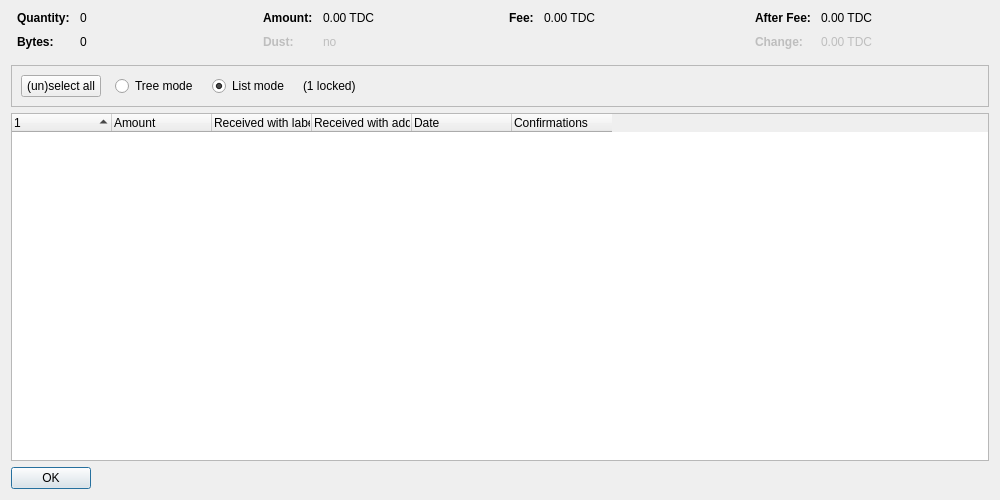
<?xml version="1.0" encoding="UTF-8"?>
<ui version="4.0">
 <class>CoinControlDialog</class>
 <widget class="QDialog" name="CoinControlDialog">
  <property name="geometry">
   <rect>
    <x>0</x>
    <y>0</y>
    <width>1000</width>
    <height>500</height>
   </rect>
  </property>
  <property name="windowTitle">
   <string>Coin Selection</string>
  </property>
  <layout class="QVBoxLayout" name="verticalLayout">
   <item>
    <layout class="QHBoxLayout" name="horizontalLayoutTop" stretch="0,0,0,0">
     <property name="topMargin">
      <number>0</number>
     </property>
     <property name="bottomMargin">
      <number>10</number>
     </property>
     <item>
      <layout class="QFormLayout" name="formLayoutCoinControl1">
       <property name="horizontalSpacing">
        <number>10</number>
       </property>
       <property name="verticalSpacing">
        <number>10</number>
       </property>
       <property name="leftMargin">
        <number>6</number>
       </property>
       <property name="rightMargin">
        <number>6</number>
       </property>
       <item row="0" column="0">
        <widget class="QLabel" name="labelCoinControlQuantityText">
         <property name="font">
          <font>
           <weight>75</weight>
           <bold>true</bold>
          </font>
         </property>
         <property name="text">
          <string>Quantity:</string>
         </property>
        </widget>
       </item>
       <item row="0" column="1">
        <widget class="QLabel" name="labelCoinControlQuantity">
         <property name="cursor">
          <cursorShape>IBeamCursor</cursorShape>
         </property>
         <property name="contextMenuPolicy">
          <enum>Qt::ActionsContextMenu</enum>
         </property>
         <property name="text">
          <string notr="true">0</string>
         </property>
         <property name="textInteractionFlags">
          <set>Qt::LinksAccessibleByMouse|Qt::TextSelectableByKeyboard|Qt::TextSelectableByMouse</set>
         </property>
        </widget>
       </item>
       <item row="1" column="0">
        <widget class="QLabel" name="labelCoinControlBytesText">
         <property name="font">
          <font>
           <weight>75</weight>
           <bold>true</bold>
          </font>
         </property>
         <property name="text">
          <string>Bytes:</string>
         </property>
        </widget>
       </item>
       <item row="1" column="1">
        <widget class="QLabel" name="labelCoinControlBytes">
         <property name="cursor">
          <cursorShape>IBeamCursor</cursorShape>
         </property>
         <property name="contextMenuPolicy">
          <enum>Qt::ActionsContextMenu</enum>
         </property>
         <property name="text">
          <string notr="true">0</string>
         </property>
         <property name="textInteractionFlags">
          <set>Qt::LinksAccessibleByMouse|Qt::TextSelectableByKeyboard|Qt::TextSelectableByMouse</set>
         </property>
        </widget>
       </item>
      </layout>
     </item>
     <item>
      <layout class="QFormLayout" name="formLayoutCoinControl2">
       <property name="horizontalSpacing">
        <number>10</number>
       </property>
       <property name="verticalSpacing">
        <number>10</number>
       </property>
       <property name="leftMargin">
        <number>6</number>
       </property>
       <property name="rightMargin">
        <number>6</number>
       </property>
       <item row="0" column="0">
        <widget class="QLabel" name="labelCoinControlAmountText">
         <property name="font">
          <font>
           <weight>75</weight>
           <bold>true</bold>
          </font>
         </property>
         <property name="text">
          <string>Amount:</string>
         </property>
        </widget>
       </item>
       <item row="0" column="1">
        <widget class="QLabel" name="labelCoinControlAmount">
         <property name="cursor">
          <cursorShape>IBeamCursor</cursorShape>
         </property>
         <property name="contextMenuPolicy">
          <enum>Qt::ActionsContextMenu</enum>
         </property>
         <property name="text">
          <string notr="true">0.00 TDC</string>
         </property>
         <property name="textInteractionFlags">
          <set>Qt::LinksAccessibleByMouse|Qt::TextSelectableByKeyboard|Qt::TextSelectableByMouse</set>
         </property>
        </widget>
       </item>
       <item row="1" column="0">
        <widget class="QLabel" name="labelCoinControlLowOutputText">
         <property name="enabled">
          <bool>false</bool>
         </property>
         <property name="font">
          <font>
           <weight>75</weight>
           <bold>true</bold>
          </font>
         </property>
         <property name="text">
          <string>Dust:</string>
         </property>
        </widget>
       </item>
       <item row="1" column="1">
        <widget class="QLabel" name="labelCoinControlLowOutput">
         <property name="enabled">
          <bool>false</bool>
         </property>
         <property name="cursor">
          <cursorShape>IBeamCursor</cursorShape>
         </property>
         <property name="contextMenuPolicy">
          <enum>Qt::ActionsContextMenu</enum>
         </property>
         <property name="text">
          <string notr="true">no</string>
         </property>
         <property name="textInteractionFlags">
          <set>Qt::LinksAccessibleByMouse|Qt::TextSelectableByKeyboard|Qt::TextSelectableByMouse</set>
         </property>
        </widget>
       </item>
      </layout>
     </item>
     <item>
      <layout class="QFormLayout" name="formLayoutCoinControl3">
       <property name="horizontalSpacing">
        <number>10</number>
       </property>
       <property name="verticalSpacing">
        <number>10</number>
       </property>
       <property name="leftMargin">
        <number>6</number>
       </property>
       <property name="rightMargin">
        <number>6</number>
       </property>
       <item row="0" column="0">
        <widget class="QLabel" name="labelCoinControlFeeText">
         <property name="font">
          <font>
           <weight>75</weight>
           <bold>true</bold>
          </font>
         </property>
         <property name="text">
          <string>Fee:</string>
         </property>
        </widget>
       </item>
       <item row="0" column="1">
        <widget class="QLabel" name="labelCoinControlFee">
         <property name="cursor">
          <cursorShape>IBeamCursor</cursorShape>
         </property>
         <property name="contextMenuPolicy">
          <enum>Qt::ActionsContextMenu</enum>
         </property>
         <property name="text">
          <string notr="true">0.00 TDC</string>
         </property>
         <property name="textInteractionFlags">
          <set>Qt::LinksAccessibleByMouse|Qt::TextSelectableByKeyboard|Qt::TextSelectableByMouse</set>
         </property>
        </widget>
       </item>
      </layout>
     </item>
     <item>
      <layout class="QFormLayout" name="formLayoutCoinControl4">
       <property name="horizontalSpacing">
        <number>10</number>
       </property>
       <property name="verticalSpacing">
        <number>10</number>
       </property>
       <property name="leftMargin">
        <number>6</number>
       </property>
       <property name="rightMargin">
        <number>6</number>
       </property>
       <item row="0" column="0">
        <widget class="QLabel" name="labelCoinControlAfterFeeText">
         <property name="font">
          <font>
           <weight>75</weight>
           <bold>true</bold>
          </font>
         </property>
         <property name="text">
          <string>After Fee:</string>
         </property>
        </widget>
       </item>
       <item row="0" column="1">
        <widget class="QLabel" name="labelCoinControlAfterFee">
         <property name="cursor">
          <cursorShape>IBeamCursor</cursorShape>
         </property>
         <property name="contextMenuPolicy">
          <enum>Qt::ActionsContextMenu</enum>
         </property>
         <property name="text">
          <string notr="true">0.00 TDC</string>
         </property>
         <property name="textInteractionFlags">
          <set>Qt::LinksAccessibleByMouse|Qt::TextSelectableByKeyboard|Qt::TextSelectableByMouse</set>
         </property>
        </widget>
       </item>
       <item row="1" column="0">
        <widget class="QLabel" name="labelCoinControlChangeText">
         <property name="enabled">
          <bool>false</bool>
         </property>
         <property name="font">
          <font>
           <weight>75</weight>
           <bold>true</bold>
          </font>
         </property>
         <property name="text">
          <string>Change:</string>
         </property>
        </widget>
       </item>
       <item row="1" column="1">
        <widget class="QLabel" name="labelCoinControlChange">
         <property name="enabled">
          <bool>false</bool>
         </property>
         <property name="cursor">
          <cursorShape>IBeamCursor</cursorShape>
         </property>
         <property name="contextMenuPolicy">
          <enum>Qt::ActionsContextMenu</enum>
         </property>
         <property name="text">
          <string notr="true">0.00 TDC</string>
         </property>
         <property name="textInteractionFlags">
          <set>Qt::LinksAccessibleByMouse|Qt::TextSelectableByKeyboard|Qt::TextSelectableByMouse</set>
         </property>
        </widget>
       </item>
      </layout>
     </item>
    </layout>
   </item>
   <item>
    <widget class="QFrame" name="frame">
     <property name="minimumSize">
      <size>
       <width>0</width>
       <height>40</height>
      </size>
     </property>
     <property name="frameShape">
      <enum>QFrame::StyledPanel</enum>
     </property>
     <property name="frameShadow">
      <enum>QFrame::Sunken</enum>
     </property>
     <layout class="QHBoxLayout" name="horizontalLayout">
      <item>
       <layout class="QHBoxLayout" name="horizontalLayoutPanel" stretch="0,0,0,0,0">
        <property name="spacing">
         <number>14</number>
        </property>
        <item>
         <widget class="QPushButton" name="pushButtonSelectAll">
          <property name="sizePolicy">
           <sizepolicy hsizetype="Maximum" vsizetype="Fixed">
            <horstretch>0</horstretch>
            <verstretch>0</verstretch>
           </sizepolicy>
          </property>
          <property name="text">
           <string>(un)select all</string>
          </property>
          <property name="autoDefault">
           <bool>false</bool>
          </property>
         </widget>
        </item>
        <item>
         <widget class="QRadioButton" name="radioTreeMode">
          <property name="sizePolicy">
           <sizepolicy hsizetype="Maximum" vsizetype="Fixed">
            <horstretch>0</horstretch>
            <verstretch>0</verstretch>
           </sizepolicy>
          </property>
          <property name="text">
           <string>Tree mode</string>
          </property>
         </widget>
        </item>
        <item>
         <widget class="QRadioButton" name="radioListMode">
          <property name="sizePolicy">
           <sizepolicy hsizetype="Maximum" vsizetype="Fixed">
            <horstretch>0</horstretch>
            <verstretch>0</verstretch>
           </sizepolicy>
          </property>
          <property name="text">
           <string>List mode</string>
          </property>
          <property name="checked">
           <bool>true</bool>
          </property>
         </widget>
        </item>
        <item>
         <widget class="QLabel" name="labelLocked">
          <property name="text">
           <string notr="true">(1 locked)</string>
          </property>
         </widget>
        </item>
        <item>
         <spacer name="horizontalSpacer">
          <property name="orientation">
           <enum>Qt::Horizontal</enum>
          </property>
          <property name="sizeHint" stdset="0">
           <size>
            <width>40</width>
            <height>20</height>
           </size>
          </property>
         </spacer>
        </item>
       </layout>
      </item>
     </layout>
    </widget>
   </item>
   <item>
    <widget class="CoinControlTreeWidget" name="treeWidget">
     <property name="contextMenuPolicy">
      <enum>Qt::CustomContextMenu</enum>
     </property>
     <property name="sortingEnabled">
      <bool>false</bool>
     </property>
     <property name="columnCount">
      <number>6</number>
     </property>
     <attribute name="headerShowSortIndicator" stdset="0">
      <bool>true</bool>
     </attribute>
     <attribute name="headerStretchLastSection">
      <bool>false</bool>
     </attribute>
     <column>
      <property name="text">
       <string/>
      </property>
     </column>
     <column>
      <property name="text">
       <string>Amount</string>
      </property>
     </column>
     <column>
      <property name="text">
       <string>Received with label</string>
      </property>
     </column>
     <column>
      <property name="text">
       <string>Received with address</string>
      </property>
     </column>
     <column>
      <property name="text">
       <string>Date</string>
      </property>
     </column>
     <column>
      <property name="text">
       <string>Confirmations</string>
      </property>
      <property name="toolTip">
       <string>Confirmed</string>
      </property>
     </column>
     <column>
      <property name="text">
       <string/>
      </property>
     </column>
     <column>
      <property name="text">
       <string/>
      </property>
     </column>
     <column>
      <property name="text">
       <string/>
      </property>
     </column>
     <column>
      <property name="text">
       <string/>
      </property>
     </column>
    </widget>
   </item>
   <item>
    <widget class="QDialogButtonBox" name="buttonBox">
     <property name="sizePolicy">
      <sizepolicy hsizetype="Maximum" vsizetype="Fixed">
       <horstretch>0</horstretch>
       <verstretch>0</verstretch>
      </sizepolicy>
     </property>
     <property name="orientation">
      <enum>Qt::Horizontal</enum>
     </property>
     <property name="standardButtons">
      <set>QDialogButtonBox::Ok</set>
     </property>
    </widget>
   </item>
  </layout>
 </widget>
 <customwidgets>
  <customwidget>
   <class>CoinControlTreeWidget</class>
   <extends>QTreeWidget</extends>
   <header>qt/coincontroltreewidget.h</header>
  </customwidget>
 </customwidgets>
 <resources/>
 <connections/>
</ui>
